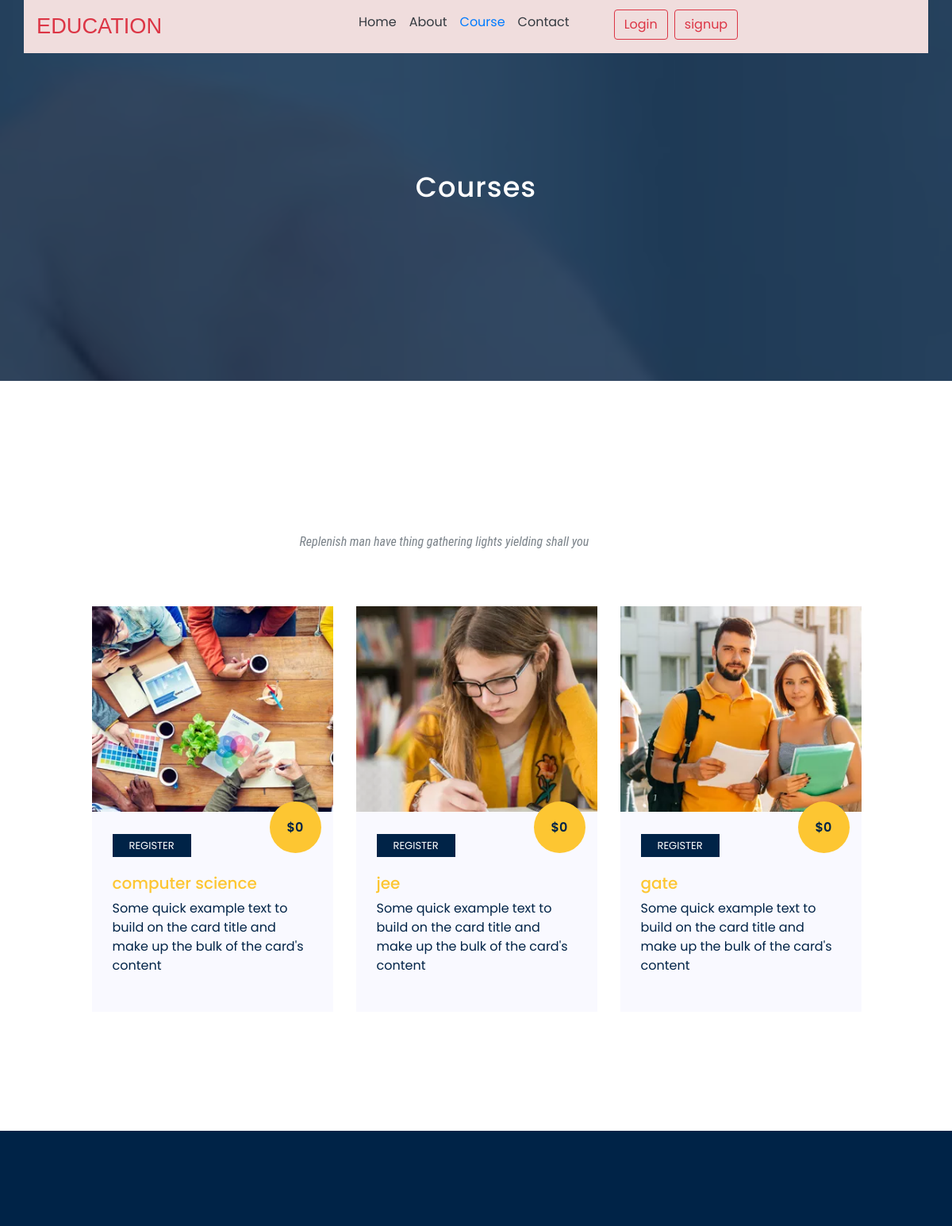
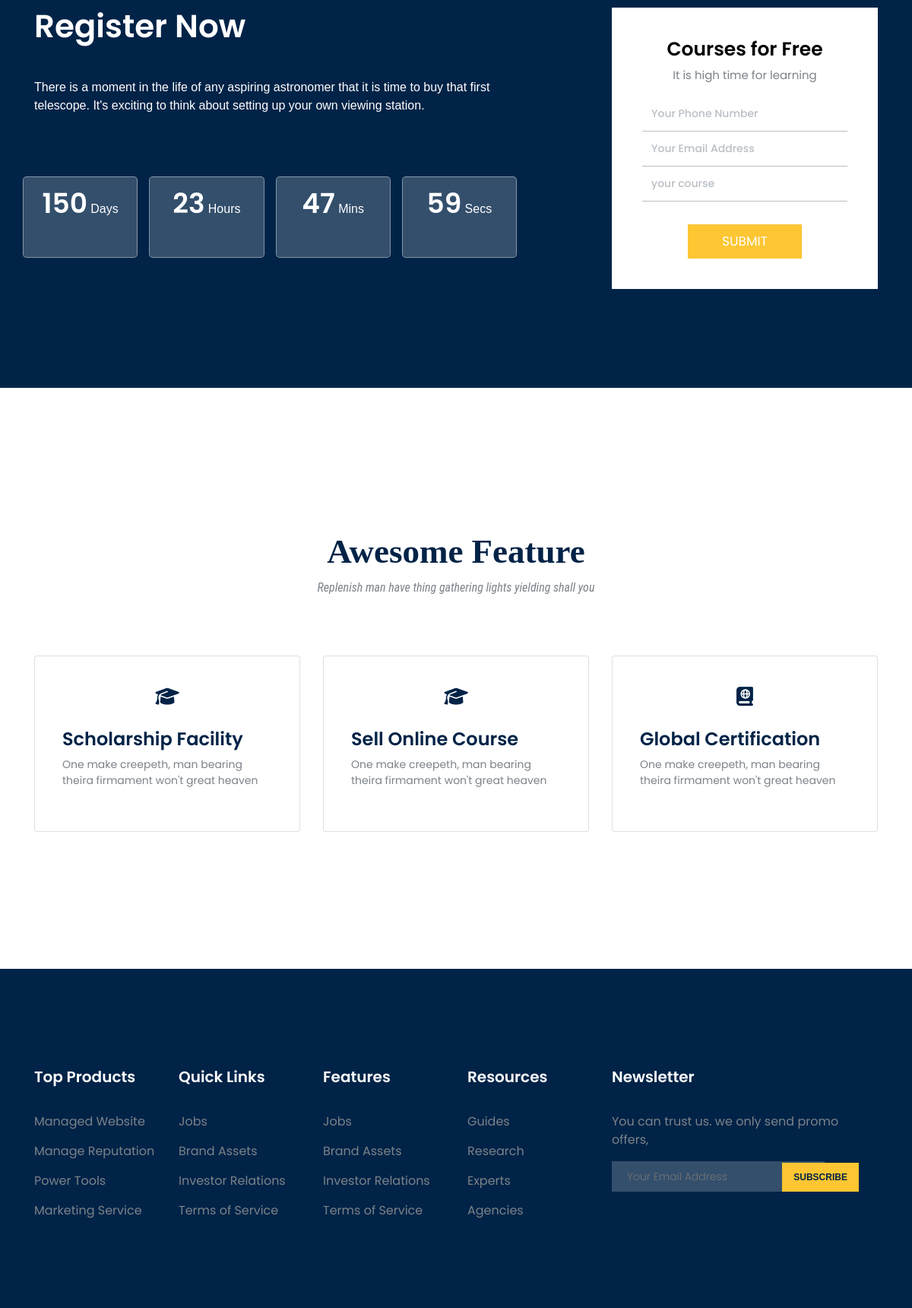
Screenshot of /course/ with the database file from the repository (2 pictures, top to bottom).
### app/models.py (models this page shows)
class courses(models.Model):
    course_name=models.CharField(max_length=25)
    course_image=models.ImageField(upload_to='course/cover/',null=True,blank=True)
    course_description=models.TextField()

### app/views.py (the view)
# urls.py: path('course/',views.course,name='course'),
def course(request):
    dict_course={
         'course':courses.objects.all()
    }
    return render(request,'course.html',dict_course)

### templates/course.html (shortened to what this page needs)
{% extends 'contact.html' %}
{% block body_block %}
<nav class="navbar navbar2 navbar-expand-lg fixed-top  container ">
    <a class="navbar-brand text-danger" href="#">EDUCATION</a>
    <div class="collapse navbar-collapse justify-content-center " id="navbarNav">
      <ul class="navbar-nav ">
        <li class="nav-item ">
          <a class="nav-link text-dark" href="{% url 'base' %}">Home</a>
        </li>
        <li class="nav-item">
          <a class="nav-link text-dark" href="{% url 'about' %}">About</a>
        </li>
        <li class="nav-item">
          <a class="nav-link  active" href="{% url 'course' %}">Course</a>
        </li>
        <li class="nav-item ">
            <a class="nav-link text-dark" href="{% url 'contact' %}">Contact</a>
        </li>
        {% if user.is_authenticated %}
        <li class="nav-item">
          <a class="nav-link text-dark" href="{% url 'form1' %}">register</a>
        </li>
          <li class="nav-item">
            <a class="nav-link text-dark" href="{% url 'profile' %}">Profile</a>
          </li>
        {% else %}
        <li class="nav-but ml-lg-5  mr-2 mb-sm-2 my-1">
          <a class="btn btn-outline-danger" href="{% url 'login1' %}">Login</a>
        </li>
        <li class="nav-but my-1">
          <a class="btn btn-outline-danger" href="{% url 'signup' %}">signup</a>
        </li>
        {% endif %}
      </ul>
    </div>
  </nav>
  <section class="about-banner">
    <div class="banner-area1 align-item-center">
      <div class="overlay"></div>
      <div class="container">
        <div class="row justify-content-center">
          <div class="col-lg-12">
            <div class="banner-text">
              <h2>Courses</h2>
            </div>
          </div>
        </div>
      </div>
    </div>
  </section>
  <section class="course2" id="course">
    <div class="container">
      <div class="row justify-content-center ">
        <div class="col-lg-5">
          <div class="main-title2">
            <h2>Our Popular Courses</h2>
            <p>Replenish man have thing gathering lights yielding shall you</p>
          </div>
        </div>
      </div>
      <div class="row justify-content-center">
        {% for c in course %}
        <div class="col-lg-3 col-md-6 col-sm-12 mr-5">
          <div class="course-card" style="width: 19rem;">
            <img src="{{c.course_image.url}}" style="width:330px">
            <div class="course-card-body">
              <a href="{% url 'form1' %}" class="course-btn">REGISTER</a> <br><br>
              <h5 class="course-card-title">{{c.course_name}}</h5>
              <p class="course-card-text">{{c.course_description}}</p>
            </div>
            <div class="cost">
              <span>$0</span>
            </div>
          </div>
        </div>
        {% endfor %}
      </div>
    </div>
  </section>
  <section class="registration-area">
    <div class="container">
      <div class="row align-item-center">
        <div class="col-lg-7">
          <div class="row clock-section">
            <div class="col-lg-12">
              <h1>Register Now</h1>
              <p>There is a moment in the life of any aspiring astronomer that it is time to buy that first telescope. It's exciting to think about setting up your own viewing station.</p>
            </div>
            <div class="col innerclock">
              <h1>150</h1>
              <span>Days</span>
            </div>
            <div class="col innerclock">
              <h1>23</h1>
              <span>Hours</span>
            </div>
            <div class="col innerclock">
              <h1>47</h1>
              <span>Mins</span>
            </div>
            <div class="col innerclock">
              <h1>59</h1>
              <span>Secs</span>
            </div>
          </div>
        </div>
        <div class="col-lg-4 offset-lg-1">
          <div class="register-form">
            <h3>Courses for Free</h3>
            <p>It is high time for learning</p>
            <form method="post">
              <input type="text" name="phoneno" placeholder="Your Phone Number" required>
              <input type="email" name="email" placeholder="Your Email Address" required>
              <input type="text" name="coursename" placeholder="your course" required>
              {% if user.is_authenticated %}
              <button><a href="{% url 'form1' %}">Submit</a></button>
              {% else %}
              <button><a href="{% url 'login1' %}">Submit</a></button>
              {% endif %}
            </form>
          </div>
        </div>
      </div>
    </div>
  </section>
    <section class="features">
        <div class="container">
          <div class="row justify-content-center">
            <div class="col-lg-5">
              <div class="main-title">
                <h2>Awesome Feature</h2>
                <p>Replenish man have thing gathering lights yielding shall you</p>
              </div>
            </div>
          </div>
          <div class="row mt-5">
            <div class="col-lg-4">
              <div class="card card1">
               <i class="fa-solid fa-graduation-cap"></i>
                <div clas="card-text">
                  <h4>Scholarship Facility</h4>
                    <p>One make creepeth, man bearing theira firmament won't great heaven</p>
                </div>
              </div>
            </div>
            <div class="col-lg-4">
              <div class="card card1">
                <i class="fa-solid fa-graduation-cap"></i>
                <div clas="card-text">
                  <h4>Sell Online Course</h4>
                  <p>One make creepeth, man bearing theira firmament won't great heaven</p>
                </div>
              </div>
            </div>
            <div class="col-lg-4">
              <div class="card card1">
               <i class="fa fa-book-atlas"></i>
                <div clas="card-text">
                  <h4>Global Certification</h4>
                  <p>One make creepeth, man bearing theira firmament won't great heaven</p>
                </div>
              </div>
            </div>
          </div>
        </div>
      </section>
{% endblock %}

### templates/contact.html (shortened to what this page needs)
{% load static %}
<!doctype html>
<html lang="en">
  <head>
    <link rel="stylesheet" href="{% static 'css/style.css' %}">
    <link rel="stylesheet" href="https://cdnjs.cloudflare.com/ajax/libs/font-awesome/6.4.0/css/all.min.css" />
    <link href="https://api.fontshare.com/v2/css?f[]=striper@400&f[]=zina@400&display=swap" rel="stylesheet">
    <link rel="stylesheet" href="https://cdn.jsdelivr.net/npm/bootstrap@4.6.2/dist/css/bootstrap.min.css">
  </head>
  <body>
    {% block body_block %}{% endblock %}
      <footer class="footer-area">
        <div class="container">
          <div class="row">
            <div class="col-lg-2 col-md-6">
              <h4>Top Products</h4>
              <ul>
                <li><a href="#">Managed Website</a></li>
                <li><a href="#">Manage Reputation</a></li>
                <li><a href="#">Power Tools</a></li>
                <li><a href="#">Marketing Service</a></li>
              </ul>
            </div>
            <div class="col-lg-2 col-md-6">
              <h4>Quick Links</h4>
              <ul>
                <li><a href="#">Jobs</a></li>
                <li><a href="#">Brand Assets</a></li>
                <li><a href="#">Investor Relations</a></li>
                <li><a href="#">Terms of Service</a></li>
              </ul>
            </div>
            <div class="col-lg-2 col-md-6">
              <h4>Features</h4>
              <ul>
                <li><a href="#">Jobs</a></li>
                <li><a href="#">Brand Assets</a></li>
                <li><a href="#">Investor Relations</a></li>
                <li><a href="#">Terms of Service</a></li>
              </ul>
            </div>
            <div class="col-lg-2 col-md-6">
              <h4>Resources</h4>
              <ul>
                <li><a href="#">Guides</a></li>
                <li><a href="#">Research</a></li>
                <li><a href="#">Experts</a></li>
                <li><a href="#"> Agencies</a></li>
              </ul>
            </div>
            <div class="col-lg-4 col-md-6 foot">
              <h4>Newsletter </h4>
              <p>You can trust us. we only send promo offers,</p>
              <div class="subscribe">
                <input type="email" name="email" placeholder="Your Email Address" required class="input-area">
                <input type="submit" value="subscribe" class="footer-btn">
              </div>
            </div>
          </div>
        </div>
      </footer>
  </body>
</html>

### rows the page displays
courses: course_image (picture), course_name "computer science", course_description "Some quick example text to build on the card title and make up the bulk of the card's content"
courses: course_image (picture), course_name "jee", course_description "Some quick example text to build on the card title and make up the bulk of the card's content"
courses: course_image (picture), course_name "gate", course_description "Some quick example text to build on the card title and make up the bulk of the card's content"
